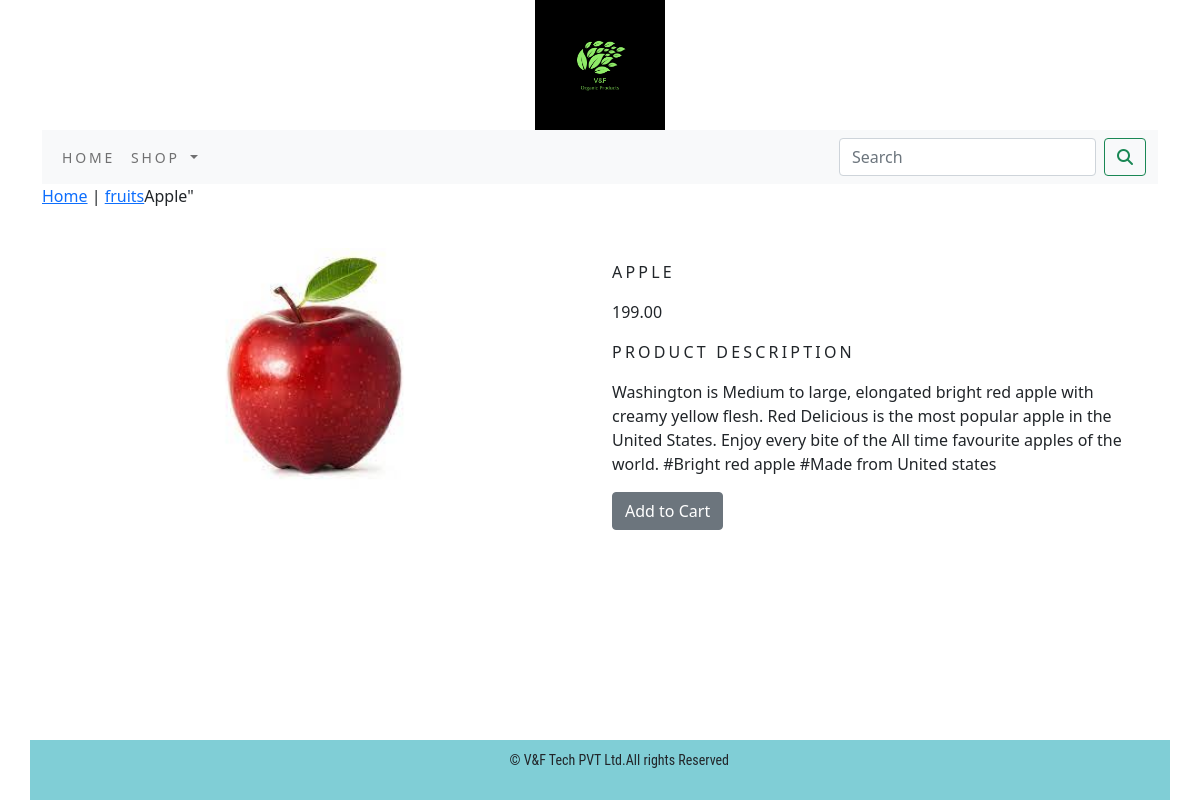
The page /shop/fruits/apple/ on the database its author committed.
### shop/models.py (models this page shows, shortened)
class Product(models.Model):
    name = models.CharField(max_length=250,unique=True)
    slug = models.SlugField(max_length=250,unique=True)
    description = models.TextField(blank=True)
    price = models.DecimalField(max_digits=10,decimal_places=2)
    category = models.ForeignKey(Category,on_delete=models.CASCADE)
    image = models.ImageField(upload_to='product',blank=True)
    stock = models.IntegerField()
    available = models.BooleanField(default=True)
    created = models.DateTimeField(auto_now_add=True)
    updated = models.DateTimeField(auto_now=True)
    class Meta:
        ordering=('name',)
        verbose_name='product'
        verbose_name_plural='products'

class Category(models.Model):
    name = models.CharField(max_length=250,unique=True)
    slug = models.SlugField(max_length=250,unique=True)
    description = models.TextField(blank=True)
    image = models.ImageField(upload_to='category',blank=True)
    class Meta:
        ordering=('name',)
        verbose_name='category'
        verbose_name_plural='categories'
    def get_url(self):
        return reverse('shop:products_by_category',args=[self.slug])
    def __str__(self):
        return '{}'.format(self.name)

### shop/views.py (the view)
# urls.py: path('<slug:c_slug>/<slug:product_slug>/',views.ProDetail,name='prodcatdetail'),
def ProDetail(request,c_slug,product_slug):
    try:
        product=Product.objects.get(category__slug=c_slug,slug=product_slug)
    except Exception as e:
        raise e
    return render(request,'product.html',{'product':product})

### cart/context_processors.py (called while the page is built)
def counter(request):
    item_count=0
    if 'admin' in request.path:
        return {}
    else:
        try:
            cart=Cart.objects.filter(cart_id=_cart_id(request))
            cart_items=CartItem.objects.all().filter(cart=cart[:1])
            for cart_item in cart_items:
                item_count += cart_item.quantity
        except Cart.DoesNotExist:
            item_count = 0
    return dict(item_count=item_count)

### cart/views.py (called while the page is built)
def _cart_id(request):
    cart=request.session.session_key
    if not cart:
        cart=request.session.create()
    return cart

### shop/context_processors.py (called while the page is built)
def menu_links(request):
    links=Category.objects.all()
    return dict(links=links)

### templates/product.html (shortened to what this page needs)
{% extends 'base.html' %}
{% load static %}
{% block content %}
<div class="row my_prod_class">
       <div class="mx_auto">
           <p><a href="{% url 'shop:allProdCat' %}">Home</a> | <a href="{{ product.category.get_url}}">{{product.category}}</a>{{product.name}}" </p>
       </div>
    <div class="container">
<br>
    <div class="row">
    <div class="col-12 col-sm-12 col-md-12 col-lg-6 text-center">
        <div style="min-width:18rem;">
            <img src="{{product.image.url}}" alt="{{product.name}}" style="width:250px; height:250px;">
        </div>
    </div>
        <div class="col-12 col-sm-12 col-md-12 col-lg-6">
            <div>
            <h1 class="my_prod_title">{{product.name}}</h1>
            <p>{{product.price}}</p>
            <p class="my_title">product Description</p>
            <p class="text-justify my_prod_text">{{product.description}}</p>
            {% if product.stock <= 0 %}
            <p class="text-justify my_prod_text"><b>Out of stock</b></p>
            {% else %}
            <a class="btn btn-secondary" href="{% url 'cart:add_cart' product.id %}">Add to Cart</a>
            {% endif %}
            </div>
        </div>
    </div>
   </div>
</div>
{% endblock %}

### static/css/custom.css (style rules this page uses)
body { font-family: 'Roboto', sans-serif; }
.my_title { letter-spacing:.2em; font-size:16px; text-transform:uppercase; }
.my_prod_title { font-size:16px; text-transform:uppercase; letter-spacing:.2em; padding-top:15px; padding-bottom:10px; }
.my_prod_text { padding-right:20px; }

### rows shown on the page
Product: category "fruits", name "Apple", image (picture), name "APPLE", price "199.00", description "Washington is Medium to large, elongated bright red apple with creamy yellow flesh. Red Delicious is the most popular apple in the United States. Enjoy every bite of the All time favourite apples of the world. #Bright red apple #Made from United states"
